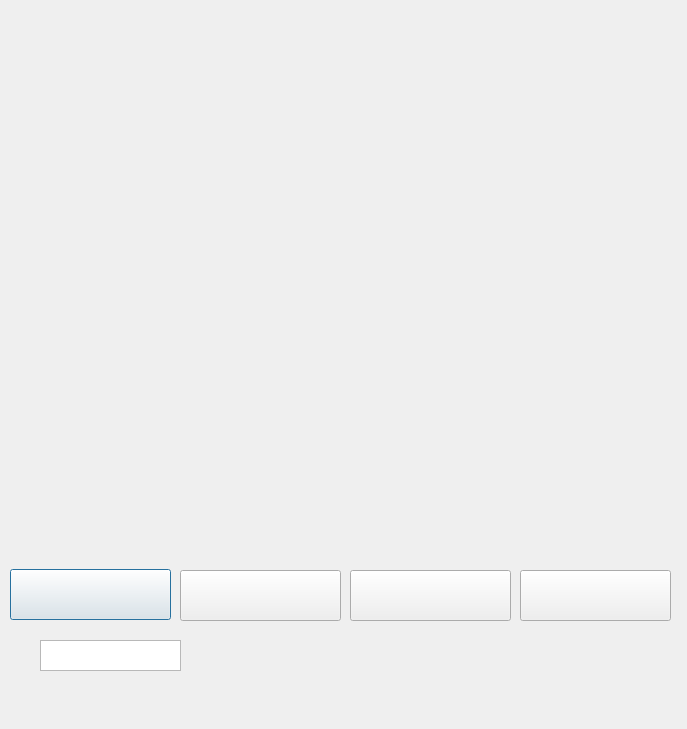
<?xml version="1.0" encoding="UTF-8"?>
<ui version="4.0">
 <class>Dialog</class>
 <widget class="QDialog" name="Dialog">
  <property name="geometry">
   <rect>
    <x>0</x>
    <y>0</y>
    <width>687</width>
    <height>729</height>
   </rect>
  </property>
  <property name="windowTitle">
   <string>Dialog</string>
  </property>
  <widget class="QLabel" name="imglabel">
   <property name="geometry">
    <rect>
     <x>10</x>
     <y>10</y>
     <width>640</width>
     <height>480</height>
    </rect>
   </property>
   <property name="text">
    <string/>
   </property>
  </widget>
  <widget class="QPushButton" name="startButton">
   <property name="geometry">
    <rect>
     <x>10</x>
     <y>569</y>
     <width>161</width>
     <height>51</height>
    </rect>
   </property>
   <property name="text">
    <string/>
   </property>
  </widget>
  <widget class="QPushButton" name="stopButton">
   <property name="geometry">
    <rect>
     <x>180</x>
     <y>570</y>
     <width>161</width>
     <height>51</height>
    </rect>
   </property>
   <property name="text">
    <string/>
   </property>
  </widget>
  <widget class="QPushButton" name="MeasureButton">
   <property name="geometry">
    <rect>
     <x>350</x>
     <y>570</y>
     <width>161</width>
     <height>51</height>
    </rect>
   </property>
   <property name="text">
    <string/>
   </property>
  </widget>
  <widget class="QTextBrowser" name="textBrowser">
   <property name="geometry">
    <rect>
     <x>40</x>
     <y>640</y>
     <width>141</width>
     <height>31</height>
    </rect>
   </property>
  </widget>
  <widget class="QPushButton" name="saveButton">
   <property name="geometry">
    <rect>
     <x>520</x>
     <y>570</y>
     <width>151</width>
     <height>51</height>
    </rect>
   </property>
   <property name="text">
    <string/>
   </property>
  </widget>
 </widget>
 <resources/>
 <connections/>
</ui>
